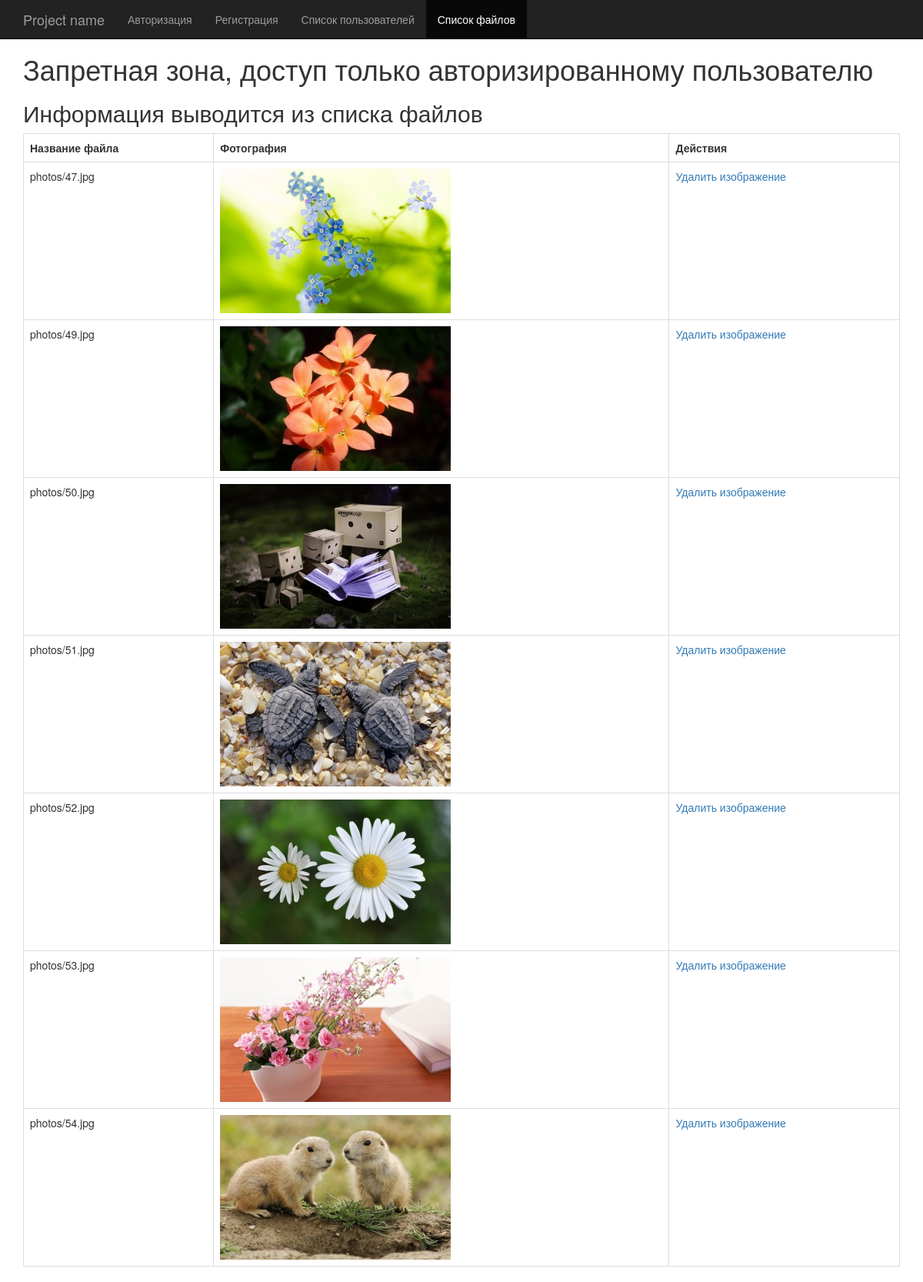
The app's page /starter_homework_4/filelist.php?action=Sasha (signed in) with its own data.
### tables this page shows
CREATE TABLE `users` (
  `id` int(11) NOT NULL,
  `login` varchar(50) NOT NULL,
  `password` varchar(255) NOT NULL,
  `name` tinytext NOT NULL,
  `age` int(11) DEFAULT NULL,
  `description` text,
  `photo` text
);

### starter_homework_4/filelist_.php (the view)
<?php
require_once 'starter_db.php';
$list = $pdo->prepare("SELECT login, photo FROM users");
$list->execute();
$array_filelist = $list->fetchAll(PDO::FETCH_ASSOC);
$table_new_filelist = '';
$action = $_GET['action'];
foreach ($array_filelist as $mas) {
    switch ($action) {
        case "{$mas['login']}":
            $delete = $pdo->prepare("UPDATE users SET photo=null WHERE login=:login");
            $delete->execute([':login' => $mas['login']]);
            break;
        default:
            if (empty($mas['photo'])) {
                continue;
            } else {
                $table = "<tr><td>{$mas['photo']}</td>
                <td><img src='{$mas['photo']}' alt=''></td>
                <td><a href='?action={$mas['login']}'>Удалить изображение</a></td>
                </tr>";
                $table_new_filelist .= $table;
                break;
            }
    }
}

### starter_homework_4/filelist.php (shortened to what this page needs)
<!DOCTYPE html>
<html lang="en">
  <head>
    <link href="css/bootstrap.min.css" rel="stylesheet">
    <link href="starter-template.css" rel="stylesheet">
  </head>
  <body>
    <nav class="navbar navbar-inverse navbar-fixed-top">
      <div class="container">
        <div class="navbar-header">
          <a class="navbar-brand" href="#">Project name</a>
        </div>
        <div id="navbar" class="collapse navbar-collapse">
          <ul class="nav navbar-nav">
            <li><a href="index.php">Авторизация</a></li>
            <li><a href="reg.php">Регистрация</a></li>
            <li><a href="list.php">Список пользователей</a></li>
            <li class="active"><a href="filelist.php">Список файлов</a></li>
          </ul>
        </div>
      </div>
    </nav>
    <div class="container">
    <h1>Запретная зона, доступ только авторизированному пользователю</h1>
      <h2>Информация выводится из списка файлов</h2>
      <table class="table table-bordered">
        <tr>
          <th>Название файла</th>
          <th>Фотография</th>
          <th>Действия</th>
        </tr>
          <?php
          if (!empty($_SESSION['user'])) {
              require_once 'filelist_.php';
              foreach ($array_filelist as $mas) {
                  if ($mas['login']==$_SESSION['user']) {
                      if (isset($table_new_filelist)) {
                          echo $table_new_filelist;
                      }
                  }
              }
          }
          ?>
      </table>
    </div>
  </body>
</html>

### starter_homework_4/starter-template.css (style rules this page uses)
body { padding-top: 50px; }

### records on screen
users: users.photo (picture)
users: photo "photos/47.jpg"
users: photo "photos/49.jpg"
users: photo "photos/50.jpg"
users: photo "photos/51.jpg"
users: photo "photos/52.jpg"
users: photo "photos/53.jpg"
users: photo "photos/54.jpg"
